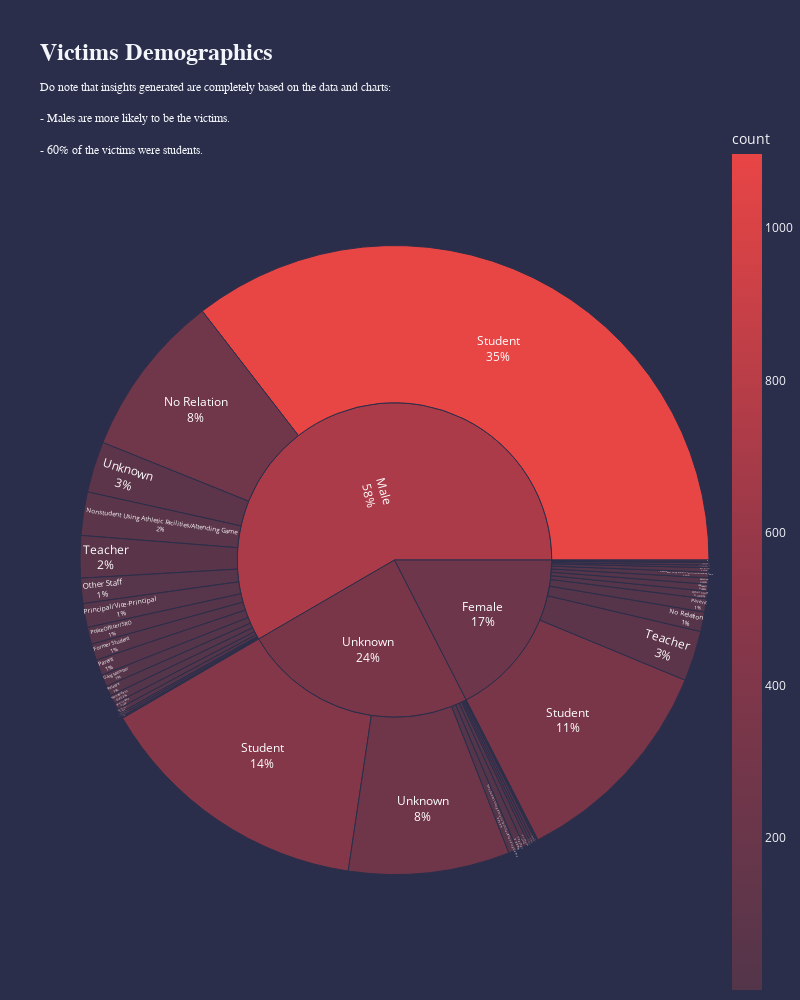

The cell this chart's notebook holds for it:
### Markdown cell above
*Race* will be excluded from the analyses due to large number of missing values.

### Code cell
_ = dfv.groupby(['gender', 'schoolaffiliation']).size().reset_index()
_.rename(columns = {0: 'count'}, inplace=True)
_.sort_values(by='count', ascending=False)

fig = px.sunburst(
    _,
    path = ['gender', 'schoolaffiliation'],
    values = 'count',
    color = 'count',
    color_continuous_scale = [
        '#53354A',
        '#903749',
        '#E84545',
    ],
)

title = format_title('Victims Demographics',
                     'Do note that insights generated are completely based on the data and charts: <br>- Males are more likely to be the victims.<br>- 60% of the victims were students.',
                     'Courier New',
                     12
                    )

fig.update_layout(title=title,
                  titlefont={'size': 24,
                             'family': 'Proxima Nova',
                            },
                  template='plotly_dark',
                  paper_bgcolor='#2B2E4A',
                  plot_bgcolor='#2B2E4A',
                  height = 1000,
                  width = 800,
                  margin = dict(t=120, b=0),
                 )

fig.update_traces(
    textinfo = 'label + percent root',
    hovertemplate = None,
)               

fig.show()

### Figure 1 — Plotly figure (JSON) as saved in the notebook; plotly's stock layout.template omitted (floating-point values rounded to 4 significant figures)
{"data": [{"branchvalues": "total", "customdata": [[7.0], [7.0], [4.0], [26.0], [3.0], [19.0], [4.0], [2.0], [31.0], [261.0], [8.0], [2.0], [14.0], [9.0], [69.0], [14.0], [12.0], [40.0], [4.0], [21.0], [25.0], [1.0], [2.0], [27.0], [4.0], [4.0], [38.0], [2.0], [10.0], [16.0], [1.0], [3.0], [10.0], [347.0], [1097.0], [441.0], [80.0], [67.0], [12.0], [11.0], [81.0], [256.0], [1.0], [238.4], [716.2], [348.7]], "domain": {"x": [0.0, 1.0], "y": [0.0, 1.0]}, "ids": ["Female/Bus Driver", "Male/Bus Driver", "Unknown/Bus Driver", "Male/Former Student", "Male/Former Teacher", "Male/Gang Member", "Female/Intimate Relationship", "Male/Intimate Relationship", "Female/No Relation", "Male/No Relation", "Unknown/No Relation", "Female/Nonstudent", "Male/Nonstudent", "Female/Nonstudent Using Athletic Facilities/Attending Game", "Male/Nonstudent Using Athletic Facilities/Attending Game", "Unknown/Nonstudent Using Athletic Facilities/Attending Game", "Female/Other Staff", "Male/Other Staff", "Unknown/Other Staff", "Female/Parent", "Male/Parent", "Unknown/Parent", "Female/Police Officer/SRO", "Male/Police Officer/SRO", "Unknown/Police Officer/SRO", "Female/Principal/Vice-Principal", "Male/Principal/Vice-Principal", "Unknown/Principal/Vice-Principal", "Female/Relative", "Male/Relative", "Unknown/Relative", "Male/Rival School Student", "Male/Security Guard", "Female/Student", "Male/Student", "Unknown/Student", "Female/Teacher", "Male/Teacher", "Unknown/Teacher", "Female/Unknown", "Male/Unknown", "Unknown/Unknown", "Male/Visiting Student", "Female", "Male", "Unknown"], "labels": ["Bus Driver", "Bus Driver", "Bus Driver", "Former Student", "Former Teacher", "Gang Member", "Intimate Relationship", "Intimate Relationship", "No Relation", "No Relation", "No Relation", "Nonstudent", "Nonstudent", "Nonstudent Using Athletic Facilities/Attending Game", "Nonstudent Using Athletic Facilities/Attending Game", "Nonstudent Using Athletic Facilities/Attending Game", "Other Staff", "Other Staff", "Other Staff", "Parent", "Parent", "Parent", "Police Officer/SRO", "Police Officer/SRO", "Police Officer/SRO", "Principal/Vice-Principal", "Principal/Vice-Principal", "Principal/Vice-Principal", "Relative", "Relative", "Relative", "Rival School Student", "Security Guard", "Student", "Student", "Student", "Teacher", "Teacher", "Teacher", "Unknown", "Unknown", "Unknown", "Visiting Student", "Female", "Male", "Unknown"], "marker": {"coloraxis": "coloraxis", "colors": [7.0, 7.0, 4.0, 26.0, 3.0, 19.0, 4.0, 2.0, 31.0, 261.0, 8.0, 2.0, 14.0, 9.0, 69.0, 14.0, 12.0, 40.0, 4.0, 21.0, 25.0, 1.0, 2.0, 27.0, 4.0, 4.0, 38.0, 2.0, 10.0, 16.0, 1.0, 3.0, 10.0, 347.0, 1097.0, 441.0, 80.0, 67.0, 12.0, 11.0, 81.0, 256.0, 1.0, 238.4, 716.2, 348.7]}, "name": "", "parents": ["Female", "Male", "Unknown", "Male", "Male", "Male", "Female", "Male", "Female", "Male", "Unknown", "Female", "Male", "Female", "Male", "Unknown", "Female", "Male", "Unknown", "Female", "Male", "Unknown", "Female", "Male", "Unknown", "Female", "Male", "Unknown", "Female", "Male", "Unknown", "Male", "Male", "Female", "Male", "Unknown", "Female", "Male", "Unknown", "Female", "Male", "Unknown", "Male", "", "", ""], "textinfo": "label+percent root", "type": "sunburst", "values": [7, 7, 4, 26, 3, 19, 4, 2, 31, 261, 8, 2, 14, 9, 69, 14, 12, 40, 4, 21, 25, 1, 2, 27, 4, 4, 38, 2, 10, 16, 1, 3, 10, 347, 1097, 441, 80, 67, 12, 11, 81, 256, 1, 540, 1806, 747]}], "layout": {"coloraxis": {"colorbar": {"title": {"text": "count"}}, "colorscale": [[0.0, "#53354A"], [0.5, "#903749"], [1.0, "#E84545"]]}, "height": 1000, "legend": {"tracegroupgap": 0}, "margin": {"b": 0, "t": 120}, "paper_bgcolor": "#2B2E4A", "plot_bgcolor": "#2B2E4A", "title": {"font": {"family": "Proxima Nova", "size": 24}, "text": "<b>Victims Demographics</b><br><span style=\"font-family: Courier New; font-size: 12px;\">Do note that insights generated are completely based on the data and charts: <br>- Males are more likely to be the victims.<br>- 60% of the victims were students.</span>"}, "width": 800}}
